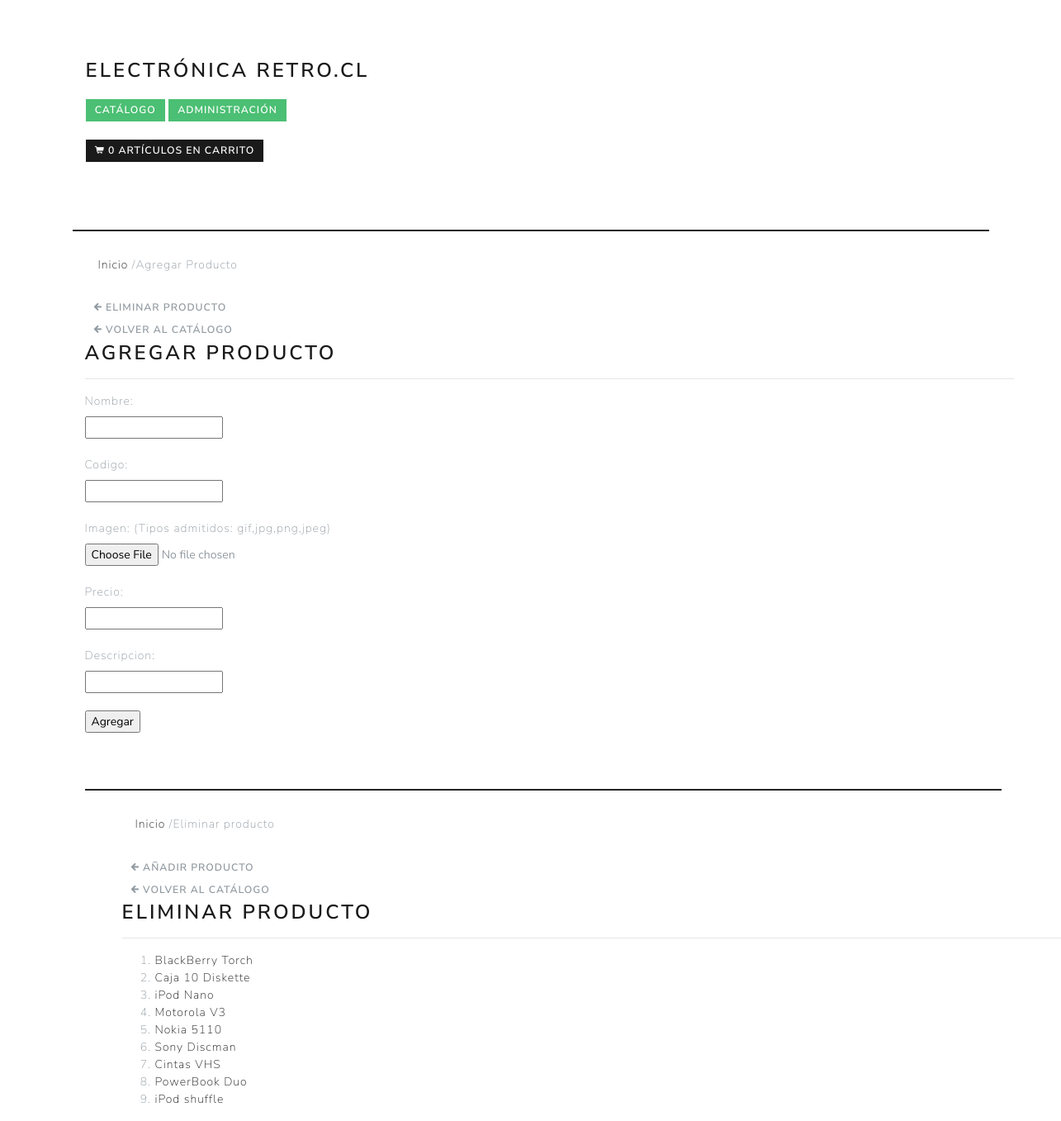
Page /backup/index.php/admin on the committed database.
### tables this page shows
CREATE TABLE `tblproduct` (
  `id` int(11) NOT NULL AUTO_INCREMENT,
  `name` varchar(17) DEFAULT NULL,
  `code` varchar(255) NOT NULL,
  `image` text NOT NULL,
  `price` int(11) DEFAULT NULL,
  `description` varchar(30) DEFAULT NULL,
  PRIMARY KEY (`id`),
  UNIQUE KEY `product_code` (`code`)
);

### backup/application/controllers/Admin.php (called while the page is built, shortened)
<?php
class Admin extends CI_Controller {
	 public function __construct() {
		$this->load->helper('array');
		$this->load->helper('url');
		 $this->load->model('delete_model');
		 $this->load->model('insert_model');
    }
	public function index()
	{
		    $this->load->view('header');
$this->load->library('form_validation');
$this->form_validation->set_error_delimiters('<div class="error">', '</div>');
$this->form_validation->set_rules('Product_name', 'Nombre del producto', 'required|max_length[17]');
$this->form_validation->set_rules('Product_code', 'Codigo', 'required');
$this->form_validation->set_rules('Product_price', 'Precio', 'required');
$this->form_validation->set_rules('Product_description', 'Descripcion', 'required|max_length[30]');
if ($this->form_validation->run() == FALSE) {
$this->load->view('insert_view');
}
		$id = $this->uri->segment(3);
        $data['products'] = $this->delete_model->show_products();
        $data['single_product'] = $this->delete_model->show_product_id($id);
        $this->load->view('delete_view', $data);
	}
}
?>

### backup/index.php (called while the page is built, shortened)
<?php
require_once BASEPATH.'core/CodeIgniter.php';

### backup/application/models/delete_model.php (called while the page is built, shortened)
<?php
class delete_model extends CI_Model{
function show_products(){
$query = $this->db->get('tblproduct');
$query_result = $query->result();
return $query_result;
}
function show_product_id($data){
        $this->db->select('*');
        $this->db->from('tblproduct');
        $this->db->where('id', $data);
        $query = $this->db->get();
        $result = $query->result();
        return $result;
    }
}
?>

### backup/application/views/delete_view.php (the view, shortened to what this page needs)
<?php
$base_url = base_url();
?>
<!DOCTYPE html>
<html lang="en">
  <head>
    <pre>
</pre>
    <link id="callCss" rel="stylesheet" href="<?= $base_url?>themes/bootshop/bootstrap.min.css" media="screen"/>
    <link href="<?= $base_url?>themes/css/base.css" rel="stylesheet" media="screen"/>
    <link href="<?= $base_url?>themes/css/bootstrap-responsive.min.css" rel="stylesheet"/>
    <link href="<?= $base_url?>themes/css/font-awesome.css" rel="stylesheet" type="text/css">
  </head>
<body>
<div id="header">
<div class="container">
<div id="welcomeLine" class="row">
    <div class="span6">
    </div>
</div>
<div id="mainBody">
    <div class="container">
        <div class="span12">
    <ul class="breadcrumb">
        <li><a href="<?php echo base_url('home');?>">Inicio</a> <span class="divider">/</span></li>
        <li class="active"> Eliminar producto </li>
    </ul>
      <a href="<?php echo base_url('add');?>" class="btn btn-large pull-right"><i class="icon-arrow-left"></i> Añadir producto </a> </br>
  <a href="<?php echo base_url('home');?>" class="btn btn-large pull-right"><i class="icon-arrow-left"></i> Volver al catálogo </a>
  <h3>  Eliminar Producto </h3>
  <hr class="soft"/>
        <ol>
                        <?php foreach ($products as $product): ?>
                            <li><a href="<?php echo base_url() . "delete/show_product_id/" . $product->id; ?>"><?php echo $product->name; ?></a></li>
                        <?php endforeach; ?>
                    </ol>
                </div>
            </div>
        </div>
            </div>
        </div>
</body>
</html>

### backup/themes/css/base.css (style rules this page uses)
#mainBody { border-top:2px solid #232323; padding-top: 18px; }
#welcomeLine { padding: 8px 0 4px }
[class^="icon-"], [class*=" icon-"] { background-image: none; }

### rows in the picture
tblproduct: name "BlackBerry Torch"
tblproduct: name "Caja 10 Diskette"
tblproduct: name "iPod Nano"
tblproduct: name "Motorola V3"
tblproduct: name "Nokia 5110"
tblproduct: name "Sony Discman"
tblproduct: name "Cintas VHS"
tblproduct: name "PowerBook Duo"
tblproduct: name "iPod shuffle"

### other values in the picture
$this->cart->total_items() "0"
form_label('Nombre:     ') "Nombre:"
form_label('Codigo:     ') "Codigo:"
form_label('Imagen: (Tipos admitidos: gif,jpg,png,jpeg)    ') "Imagen: (Tipos admitidos: gif,jpg,png,jpeg)"
form_label('Precio:     ') "Precio:"
form_label('Descripcion:') "Descripcion:"
